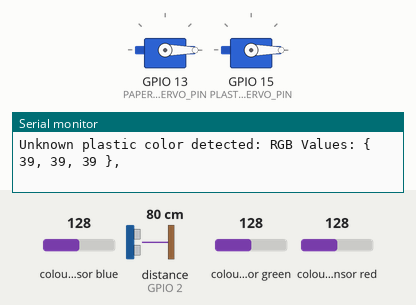
Recording of a program running on a simulated ESP32. Parts: 2 × servo, the last lines printed to the serial monitor. Wiring (inferred from the names in the program): 2 × TCS3200 colour sensor: output GPIO 16, S2 GPIO 5, S3 GPIO 17, S0 GPIO 19, S1 GPIO 18 / output GPIO 27, S2 GPIO 25, S3 GPIO 26, S0 GPIO 32, S1 GPIO 33. The test bench sets the inputs (shaded band); at power-on: colour sensor blue 128, distance to the obstacle (sensor on GPIO 2) 80 cm, colour sensor green 128, colour sensor red 128. The echo pulse lasts 58.3 µs per cm.

Above: at 1.2 s.
1.3 s: colour sensor blue set to 153
4.3 s: colour sensor blue set to 160
At 4.6 s:
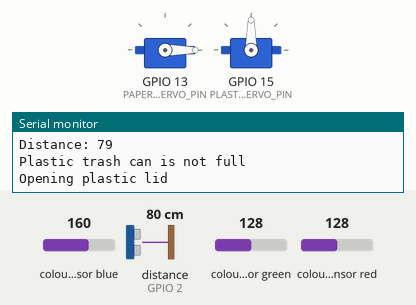
Timing chart, 0 to 10.8 s (numbered marks = the images above; inputs shaded):
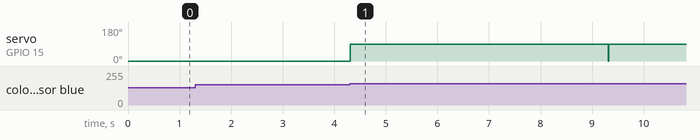

The program:

main.cpp
```cpp
// Include the necessary libraries
#include <Arduino.h>
#include <ESP32Servo.h>

class ColorSensor {
private:
    uint8_t s0;
    uint8_t s1;
    uint8_t s2;
    uint8_t s3;
    uint8_t out;


public:
    ColorSensor(uint8_t s0, uint8_t s1, uint8_t s2, uint8_t s3, uint8_t out) :
        s0{s0}, s1{s1}, s2{s2}, s3{s3}, out{out} {
        // Set the TCS3200 color sensor pins
        pinMode(s0, OUTPUT);
        pinMode(s1, OUTPUT);
        pinMode(s2, OUTPUT);
        pinMode(s3, OUTPUT);
        pinMode(out, INPUT);

        // Configure the TCS3200 color sensor
        digitalWrite(s0, HIGH);
        digitalWrite(s1, HIGH);
    }

    void read(uint16_t &r, uint16_t &g, uint16_t &b) const {
        // Configure the TCS3200 color sensor
        digitalWrite(s2, LOW);
        digitalWrite(s3, LOW);

        // Read the red value
        r = pulseIn(out, digitalRead(out) == LOW ? HIGH : LOW);

        // Read the green value
        digitalWrite(s2, HIGH);
        digitalWrite(s3, HIGH);
        g = pulseIn(out, digitalRead(out) == LOW ? HIGH : LOW);

        // Read the blue value
        digitalWrite(s2, LOW);
        digitalWrite(s3, HIGH);
        b = pulseIn(out, digitalRead(out) == LOW ? HIGH : LOW);
    }
};

// Define the ultrasonic sensor pins
constexpr int PAPER_TRIGGER_PIN = GPIO_NUM_14;
constexpr int PAPER_ECHO_PIN = GPIO_NUM_12;
constexpr int PLASTIC_TRIGGER_PIN = GPIO_NUM_4;
constexpr int PLASTIC_ECHO_PIN = GPIO_NUM_2;
constexpr bool ULTRASONIC_ENABLED = false;

// Define the servo pins
constexpr int PAPER_SERVO_PIN = GPIO_NUM_13;
constexpr int PLASTIC_SERVO_PIN = GPIO_NUM_15;

// Define the TCS3200 color sensor pins
constexpr int PAPER_CS_S0_PIN = GPIO_NUM_32;
constexpr int PAPER_CS_S1_PIN = GPIO_NUM_33;
constexpr int PAPER_CS_S2_PIN = GPIO_NUM_25;
constexpr int PAPER_CS_S3_PIN = GPIO_NUM_26;
constexpr int PAPER_CS_OUT_PIN = GPIO_NUM_27;
constexpr int PLASTIC_CS_S0_PIN = GPIO_NUM_19;
constexpr int PLASTIC_CS_S1_PIN = GPIO_NUM_18;
constexpr int PLASTIC_CS_S2_PIN = GPIO_NUM_5;
constexpr int PLASTIC_CS_S3_PIN = GPIO_NUM_17;
constexpr int PLASTIC_CS_OUT_PIN = GPIO_NUM_16;

// Defines the sensitivity of the color sensor
constexpr uint8_t PAPER_CS_SENSITIVITY = 3;
constexpr uint8_t PLASTIC_CS_SENSITIVITY = 3;

// Create servo objects
Servo paperServo;
Servo plasticServo;

// Create color sensor objects
ColorSensor paperCs(PAPER_CS_S0_PIN, PAPER_CS_S1_PIN, PAPER_CS_S2_PIN,
                    PAPER_CS_S3_PIN, PAPER_CS_OUT_PIN);
ColorSensor plasticCs(PLASTIC_CS_S0_PIN, PLASTIC_CS_S1_PIN, PLASTIC_CS_S2_PIN,
                      PLASTIC_CS_S3_PIN, PLASTIC_CS_OUT_PIN);

// Define the maximum distance for considering the trash can as full
constexpr int MAX_DISTANCE = 10; // in cm


// Define the colors for paper and plastic
constexpr int16_t PAPER_COLORS[][3] = {
    {8,  8,  7},
    {14, 19, 19},
    {23, 29, 28},
    {18, 19, 21},
    {17, 20, 22},
    {37, 35, 36},
    {30, 36, 34},
    {19, 24, 23},
};

constexpr int16_t PLASTIC_COLORS[][3] = {
    {36, 36, 30},
    {44, 29, 37},
    {29, 15, 24},
    {3,  4,  10},
    {14, 13, 10},
};

// Forward declarations
void openLid(Servo &servo);

uint64_t getDistance(int triggerPin, int echoPin);

bool isColorPaper(uint16_t r, uint16_t g, uint16_t b, uint8_t sensitivity = 5);

bool
isColorPlastic(uint16_t r, uint16_t g, uint16_t b, uint8_t sensitivity = 5);

void setup() {
    // Initialize serial communication
    Serial.begin(115200);

    // Attach the servos to their respective pins
    paperServo.attach(PAPER_SERVO_PIN);
    plasticServo.attach(PLASTIC_SERVO_PIN);

    // Set the servos to their initial positions
    paperServo.write(0);
    plasticServo.write(0);

    // Set the ultrasonic sensor pins
    pinMode(PAPER_TRIGGER_PIN, OUTPUT);
    pinMode(PAPER_ECHO_PIN, INPUT);
    pinMode(PLASTIC_TRIGGER_PIN, OUTPUT);
    pinMode(PLASTIC_ECHO_PIN, INPUT);
}

void loop() {
    // Read the color values from the TCS3200 sensor
    uint16_t red, green, blue;
    paperCs.read(red, green, blue);

    const auto logRgbValues = [&] {
        Serial.print("RGB Values: { ");
        Serial.print(red);
        Serial.print(", ");
        Serial.print(green);
        Serial.print(", ");
        Serial.print(blue);
        Serial.println(" }, ");
    };


    if (isColorPaper(red, green, blue, PAPER_CS_SENSITIVITY)) {
        Serial.print("Paper detected: ");
        logRgbValues();

        auto distance = getDistance(PAPER_TRIGGER_PIN, PAPER_ECHO_PIN);
        Serial.print("Distance: ");
        Serial.println(distance);
        bool paperFull =
            getDistance(PAPER_TRIGGER_PIN, PAPER_ECHO_PIN) <= MAX_DISTANCE;
        // Check if the paper trash can is not full
        if (paperFull) {
            Serial.println("Paper trash can is full");
        } else {
            Serial.println("Paper trash can is not full");
        }

        if (!paperFull || !ULTRASONIC_ENABLED) {
            Serial.println("Opening paper lid");
            openLid(paperServo); // Open the lid for paper
        }
    } else {
        Serial.print("Unknown paper color detected: ");
        logRgbValues();
    }

    plasticCs.read(red, green, blue);

    if (isColorPlastic(red, green, blue, PLASTIC_CS_SENSITIVITY)) {
        Serial.print("Plastic detected: ");
        logRgbValues();

        auto distance = getDistance(PLASTIC_TRIGGER_PIN, PLASTIC_ECHO_PIN);
        Serial.print("Distance: ");
        Serial.println(distance);
        bool plasticFull =
            distance <= MAX_DISTANCE;
        // Check if the plastic trash can is not full
        if (plasticFull) {
            Serial.println("Plastic trash can is full");
        } else {
            Serial.println("Plastic trash can is not full");
        }

        if (!plasticFull || !ULTRASONIC_ENABLED) {
            Serial.println("Opening plastic lid");
            openLid(plasticServo); // Open the lid for plastic
        }
    } else {
        Serial.print("Unknown plastic color detected: ");
        logRgbValues();
    }
}

void openLid(Servo &servo) {
    servo.write(90);
    delay(5000); // Wait for 3 seconds
    servo.write(0);
}

uint64_t getDistance(int triggerPin, int echoPin) {
    // Clear the trigger pin
    digitalWrite(triggerPin, LOW);
    delayMicroseconds(2);

    // Set the trigger pin to HIGH for 10 microseconds
    digitalWrite(triggerPin, HIGH);
    delayMicroseconds(10);
    digitalWrite(triggerPin, LOW);

    // Read the echo pin and calculate the distance
    uint64_t duration = pulseIn(echoPin, HIGH);
    uint64_t distance = duration * 0.034 / 2; // Speed of sound: 340 m/s

    return distance;
}

bool isColorPaper(uint16_t r, uint16_t g, uint16_t b, uint8_t sensitivity) {
    for (const auto &color: PAPER_COLORS) {
        if (r >= color[0] - sensitivity &&
            r <= color[0] + sensitivity &&
            g >= color[1] - sensitivity &&
            g <= color[1] + sensitivity &&
            b >= color[2] - sensitivity &&
            b <= color[2] + sensitivity) {
            return true;
        }
    }
    return false;
}

bool
isColorPlastic(uint16_t r, uint16_t g, uint16_t b, uint8_t sensitivity) {
    for (const auto &color: PLASTIC_COLORS) {
        if (r >= color[0] - sensitivity &&
            r <= color[0] + sensitivity &&
            g >= color[1] - sensitivity &&
            g <= color[1] + sensitivity &&
            b >= color[2] - sensitivity &&
            b <= color[2] + sensitivity) {
            return true;
        }
    }
    return false;
}
```

Measured:
- the behaviour switches between 155 and 156 on colour sensor blue (found by bisection; images 0 and 1)
- after the input at 4.3 s, servo on GPIO 15 (PLASTIC_SERVO_PIN): 0° → 90° at once
